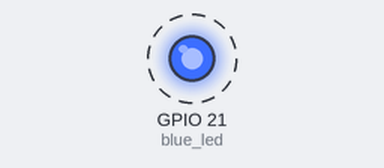
This program was run on a simulated Raspberry Pi (BCM pin numbers). Shown: output pins drawn as LEDs (lit = HIGH). Dashed ring = blinking. What the program prints to the terminal is not drawn.

Above: at 0.5 s.
Timing chart, 0 to 4.6 s (numbered marks = the images above):
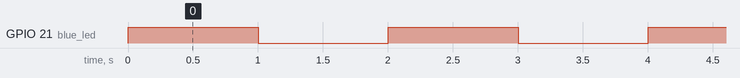

The program:

blue_led_blink.py
```python
from gpiozero import LED
from gpiozero.pins.pigpio import PiGPIOFactory
from time import sleep

factory = PiGPIOFactory()
blue_led = LED(pin="GPIO21",pin_factory=factory)


def loop():
    while True:
        print(">>>>>> Led on")
        blue_led.on()
        sleep(1)
        print(">>>>>> Led off")
        blue_led.off()
        sleep(1)

def destroy():
    blue_led.close()

if __name__ == "__main__":
    try:
        loop()
    except KeyboardInterrupt:
        destroy()
```

Measured:
- by itself, GPIO 21 (blue_led): alternates HIGH for 1.0 s and LOW for 1.0 s
